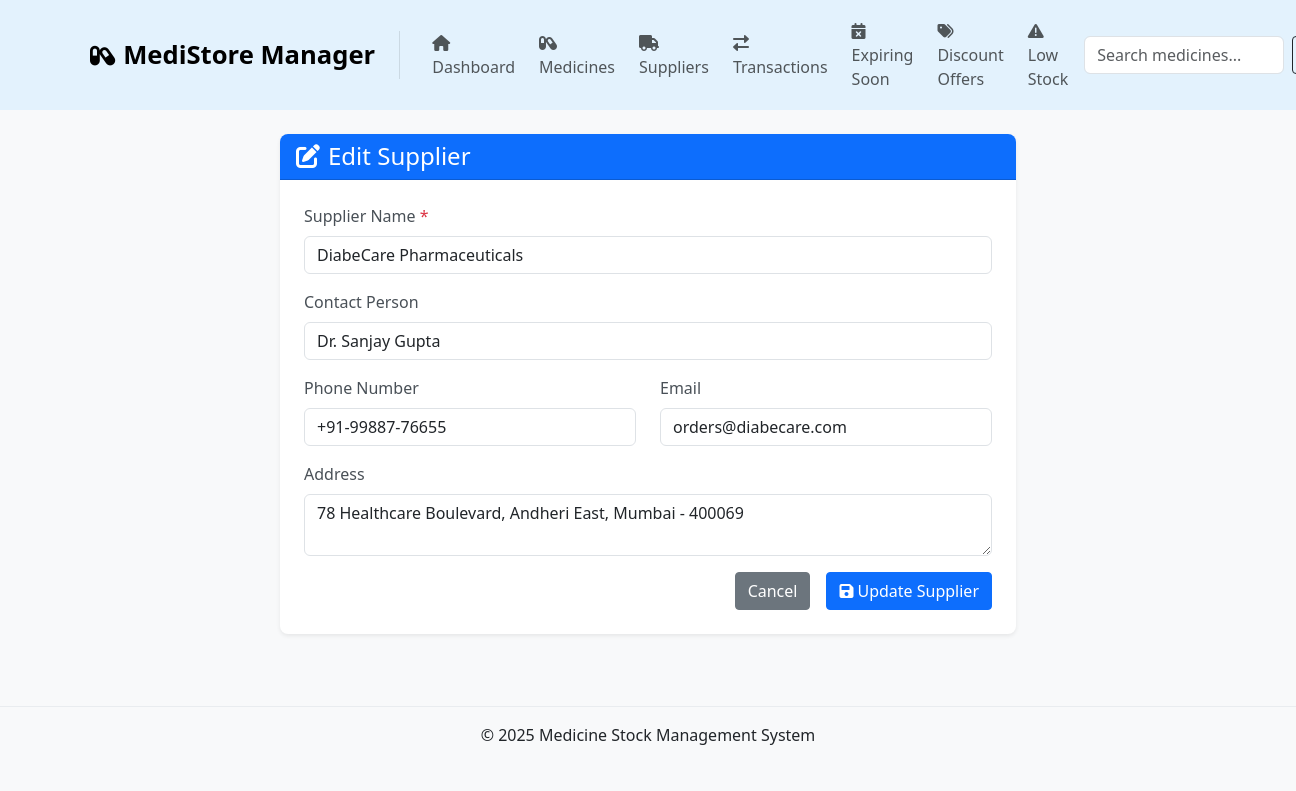
Page /edit_supplier/2 on the committed database.
### tables this page shows
CREATE TABLE suppliers (
        id INTEGER PRIMARY KEY AUTOINCREMENT,
        name TEXT NOT NULL,
        contact_person TEXT,
        phone TEXT,
        email TEXT,
        address TEXT,
        created_at TEXT DEFAULT CURRENT_TIMESTAMP
    );

### app.py (the view, shortened to what this page needs)
@app.route('/edit_supplier/<int:id>', methods=['GET', 'POST'])
def edit_supplier(id):
    conn = get_db_connection()
    supplier = conn.execute('SELECT * FROM suppliers WHERE id = ?', (id,)).fetchone()
    conn.close()
    return render_template('edit_supplier.html', supplier=supplier)

### app.py (called while the page is built)
def get_db_connection():
    conn = sqlite3.connect(DB_PATH)
    conn.row_factory = sqlite3.Row
    return conn

### templates/edit_supplier.html (shortened to what this page needs)
{% extends 'base.html' %}
{% block content %}
<div class="row">
    <div class="col-md-8 offset-md-2">
        <div class="card shadow-sm">
            <div class="card-header bg-primary text-white">
                <h4 class="mb-0"><i class="fas fa-edit me-2"></i>Edit Supplier</h4>
            </div>
            <div class="card-body">
                <form action="{{ url_for('edit_supplier', id=supplier.id) }}" method="post">
                    <div class="mb-3">
                        <label for="name" class="form-label">Supplier Name <span class="text-danger">*</span></label>
                        <input type="text" class="form-control" id="name" name="name" value="{{ supplier.name }}" required>
                    </div>
                    <div class="mb-3">
                        <label for="contact_person" class="form-label">Contact Person</label>
                        <input type="text" class="form-control" id="contact_person" name="contact_person" value="{{ supplier.contact_person }}">
                    </div>
                    <div class="row mb-3">
                        <div class="col-md-6">
                            <label for="phone" class="form-label">Phone Number</label>
                            <input type="tel" class="form-control" id="phone" name="phone" value="{{ supplier.phone }}">
                        </div>
                        <div class="col-md-6">
                            <label for="email" class="form-label">Email</label>
                            <input type="email" class="form-control" id="email" name="email" value="{{ supplier.email }}">
                        </div>
                    </div>
                    <div class="mb-3">
                        <label for="address" class="form-label">Address</label>
                        <textarea class="form-control" id="address" name="address" rows="2">{{ supplier.address }}</textarea>
                    </div>
                    <div class="d-grid gap-2 d-md-flex justify-content-md-end">
                        <a href="{{ url_for('suppliers') }}" class="btn btn-secondary me-md-2">Cancel</a>
                        <button type="submit" class="btn btn-primary">
                            <i class="fas fa-save me-1"></i>Update Supplier
                        </button>
                    </div>
                </form>
            </div>
        </div>
    </div>
</div>
{% endblock %}

### static/css/style.css (style rules this page uses)
body { background-color: #f8f9fa; font-family: 'Segoe UI', Tahoma, Geneva, Verdana, sans-serif; }
.card { border-radius: 0.5rem; box-shadow: 0 0.125rem 0.25rem rgba(0, 0, 0, 0.075); margin-bottom: 1.5rem; border: none; transition: transform 0.3s ease, box-shadow 0.3s ease; }
.card-header { border-top-left-radius: 0.5rem !important; border-top-right-radius: 0.5rem !important; }
.card-body { padding: 1.5rem; }
.form-label { font-weight: 500; color: #495057; }
.btn { border-radius: 0.25rem; padding: 0.375rem 0.75rem; }
.btn-primary { background-color: #0d6efd; border-color: #0d6efd; }

### rows in the picture
suppliers: name "DiabeCare Pharmaceuticals", contact_person "Dr. Sanjay Gupta", phone "+91-99887-76655", email "orders@diabecare.com", address "78 Healthcare Boulevard, Andheri East, Mumbai - 400069"
